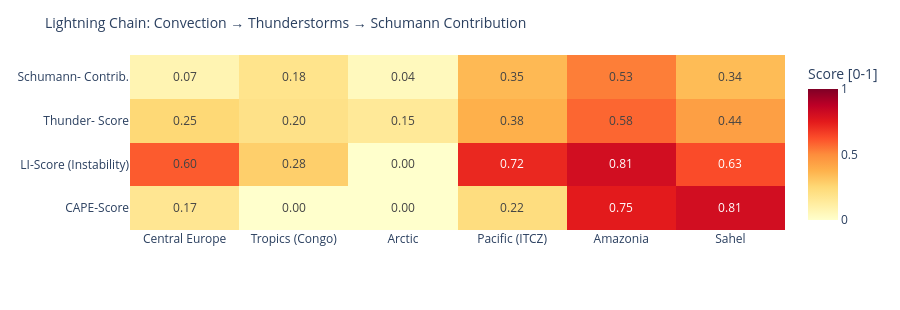

Notebook code cell kept with this figure:
### Code cell
# ============================================================
# LIGHTNING CHAIN: Convection → Thunderstorms → Schumann
# Shows the causal chain per measurement point as heatmap
# ============================================================

def cape_score(v):
    """CAPE → normalized score [0,1]"""
    if v is None or pd.isna(v): return 0.0
    return min(1.0, float(v) / 3000)

def li_score(v):
    """Lifted Index: negative = unstable → score [0,1]"""
    if v is None or pd.isna(v): return 0.3
    return min(1.0, max(0.0, (-float(v) + 6) / 12))

def cloud_score(v):
    if v is None or pd.isna(v): return 0.3
    return float(v) / 100

def thunder_score(row):
    """Kombinierter Gewitterwahrscheinlichkeits-Score
    CAPE + LI + Bedeckung + WMO-Gewitter + konvektiver Niederschlag (showers)
    Hinweis: X-Ray und Kp sind kein Bestandteil – nur geomagn./solarer Kontext.
    """
    cs = cape_score(row.get('cape'))
    ls = li_score(row.get('li'))
    cl = cloud_score(row.get('cloud'))
    t  = 1.0 if row.get('thunderstorm') else 0.0
    # Convective precipitation (showers) as additional indicator
    sh = min(1.0, (row.get('showers') or 0) / 5.0)
    return round(cs * 0.30 + ls * 0.25 + cl * 0.15 + t * 0.20 + sh * 0.10, 3)

def schumann_contribution(t_score, lat):
    """Schumann contribution: higher in tropics (±30°), scaled by thunderstorm score"""
    lat_weight = max(0.3, 1.0 - abs(lat) / 60)
    return round(t_score * lat_weight, 3)

df_atm['cape_score']   = df_atm.apply(lambda r: cape_score(r['cape']), axis=1)
df_atm['li_score']     = df_atm.apply(lambda r: li_score(r['li']),    axis=1)
df_atm['thunder_score']= df_atm.apply(lambda r: thunder_score(r.to_dict()), axis=1)
df_atm['schumann_contribution'] = df_atm.apply(
    lambda r: schumann_contribution(r['thunder_score'], r['lat']), axis=1)

metrics = ['cape_score', 'li_score', 'thunder_score', 'schumann_contribution']
labels  = ['CAPE-Score', 'LI-Score\n(Instability)', 'Thunder-\nScore', 'Schumann-\nContrib.']
z_data  = [df_atm[m].tolist() for m in metrics]

fig = go.Figure(go.Heatmap(
    z=z_data,
    x=df_atm['point'].tolist(),
    y=labels,
    colorscale='YlOrRd',
    zmin=0, zmax=1,
    text=[[f'{v:.2f}' for v in row] for row in z_data],
    texttemplate='%{text}', textfont=dict(size=12),
    colorbar=dict(title='Score [0-1]')
))
fig.update_layout(
    title=dict(text='Lightning Chain: Convection → Thunderstorms → Schumann Contribution', font=dict(size=14)),
    height=310,
    plot_bgcolor='rgba(0,0,0,0)', paper_bgcolor='rgba(0,0,0,0)',
    margin=dict(l=130, r=80, t=55, b=80)
)
fig.show()

### Figure 1 — Plotly figure (JSON) as saved in the notebook; plotly's stock layout.template omitted (floating-point values rounded to 4 significant figures)
{"data": [{"colorbar": {"title": {"text": "Score [0-1]"}}, "colorscale": [[0.0, "rgb(255,255,204)"], [0.125, "rgb(255,237,160)"], [0.25, "rgb(254,217,118)"], [0.375, "rgb(254,178,76)"], [0.5, "rgb(253,141,60)"], [0.625, "rgb(252,78,42)"], [0.75, "rgb(227,26,28)"], [0.875, "rgb(189,0,38)"], [1.0, "rgb(128,0,38)"]], "text": [["0.17", "0.00", "0.00", "0.22", "0.75", "0.81"], ["0.60", "0.28", "0.00", "0.72", "0.81", "0.63"], ["0.25", "0.20", "0.15", "0.38", "0.58", "0.44"], ["0.07", "0.18", "0.04", "0.35", "0.53", "0.34"]], "textfont": {"size": 12}, "texttemplate": "%{text}", "type": "heatmap", "x": ["Central Europe", "Tropics (Congo)", "Arctic", "Pacific (ITCZ)", "Amazonia", "Sahel"], "y": ["CAPE-Score", "LI-Score\n(Instability)", "Thunder-\nScore", "Schumann-\nContrib."], "z": [[0.1667, 0.0, 0.0, 0.2233, 0.75, 0.81], [0.6, 0.2833, 0.0, 0.7167, 0.8083, 0.6333], [0.251, 0.197, 0.148, 0.383, 0.577, 0.439], [0.075, 0.184, 0.044, 0.351, 0.529, 0.344]], "zmax": 1, "zmin": 0}], "layout": {"height": 310, "margin": {"b": 80, "l": 130, "r": 80, "t": 55}, "paper_bgcolor": "rgba(0,0,0,0)", "plot_bgcolor": "rgba(0,0,0,0)", "title": {"font": {"size": 14}, "text": "Lightning Chain: Convection → Thunderstorms → Schumann Contribution"}}}
